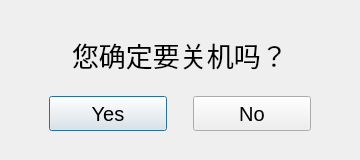
<?xml version="1.0" encoding="UTF-8"?>
<ui version="4.0">
 <class>Dialog</class>
 <widget class="QDialog" name="Dialog">
  <property name="geometry">
   <rect>
    <x>0</x>
    <y>0</y>
    <width>360</width>
    <height>160</height>
   </rect>
  </property>
  <property name="windowTitle">
   <string>Dialog</string>
  </property>
  <layout class="QHBoxLayout" name="horizontalLayout">
   <item>
    <widget class="QFrame" name="frame">
     <layout class="QGridLayout" name="gridLayout">
      <property name="leftMargin">
       <number>38</number>
      </property>
      <property name="rightMargin">
       <number>38</number>
      </property>
      <property name="bottomMargin">
       <number>18</number>
      </property>
      <property name="horizontalSpacing">
       <number>26</number>
      </property>
      <item row="0" column="0" colspan="2" alignment="Qt::AlignHCenter">
       <widget class="QLabel" name="label">
        <property name="font">
         <font>
          <family>Arial Black</family>
          <pointsize>20</pointsize>
         </font>
        </property>
        <property name="text">
         <string>您确定要关机吗？</string>
        </property>
       </widget>
      </item>
      <item row="1" column="0">
       <widget class="QPushButton" name="pushButton_3">
        <property name="minimumSize">
         <size>
          <width>0</width>
          <height>35</height>
         </size>
        </property>
        <property name="font">
         <font>
          <pointsize>15</pointsize>
         </font>
        </property>
        <property name="text">
         <string>Yes</string>
        </property>
       </widget>
      </item>
      <item row="1" column="1">
       <widget class="QPushButton" name="pushButton_2">
        <property name="minimumSize">
         <size>
          <width>0</width>
          <height>35</height>
         </size>
        </property>
        <property name="font">
         <font>
          <pointsize>15</pointsize>
         </font>
        </property>
        <property name="text">
         <string>No</string>
        </property>
       </widget>
      </item>
     </layout>
    </widget>
   </item>
  </layout>
 </widget>
 <resources/>
 <connections/>
</ui>
